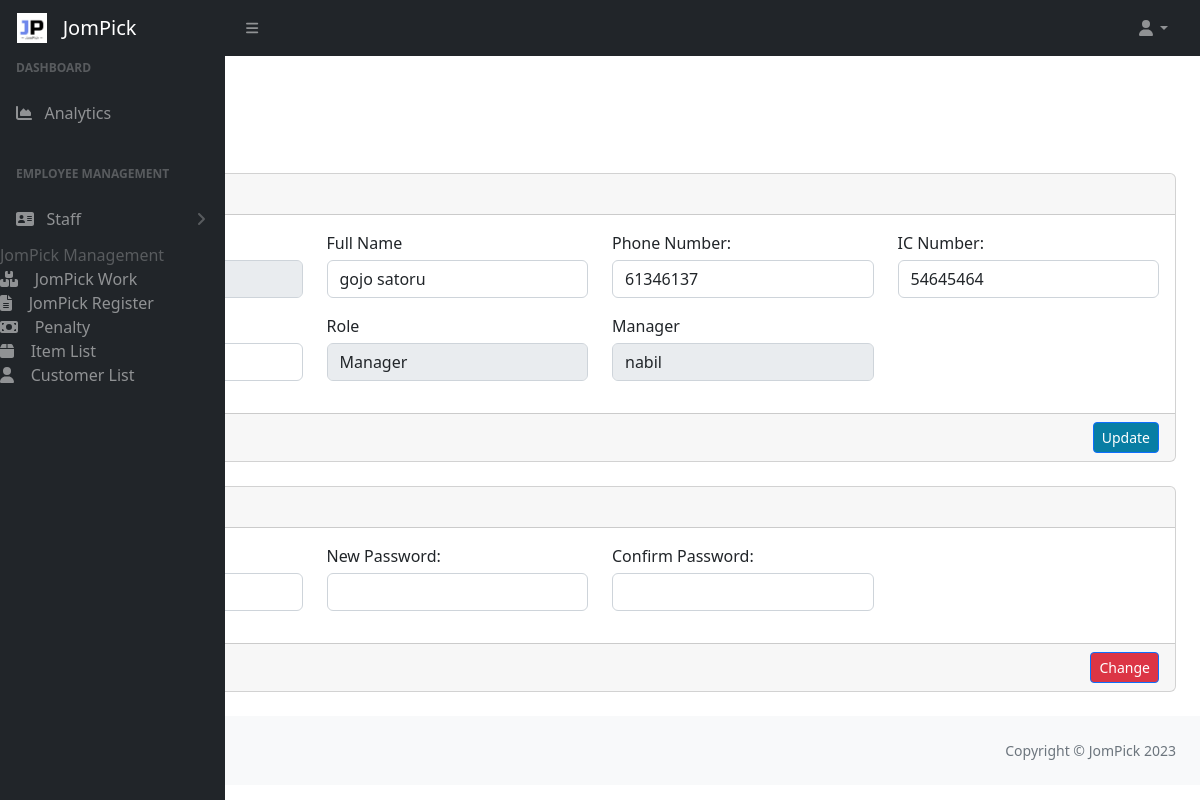
/JomPick/user-profile.php (signed in), run on the app's committed database.
### tables this page shows
CREATE TABLE `user` (
  `user_id` int(11) UNSIGNED NOT NULL,
  `userName` varchar(50) NOT NULL,
  `password` varchar(50) NOT NULL,
  `phoneNumber` int(11) NOT NULL,
  `icNumber` varchar(50) NOT NULL,
  `emailAddress` varchar(255) NOT NULL,
  `fullName` varchar(255) NOT NULL,
  `JomPick_ID` varchar(50) DEFAULT NULL,
  `role_id` int(11) NOT NULL,
  `mgrStaff` int(11) UNSIGNED DEFAULT NULL,
  `jp_location_id` int(11) DEFAULT NULL,
  `securityQuestion1` varchar(255) DEFAULT NULL,
  `securityQuestion2` varchar(255) DEFAULT NULL
);

### JomPick/user-profile.php (the view, shortened to what this page needs)
<?php
include 'api/db_connection.php';
?>
<!DOCTYPE html>
<html>
<head>
    <?php include 'includecode/head.php' ?>
</head>
<body class="sb-nav-fixed">
<?php include 'function/topnav.php' ?>
<div id="layoutSidenav">
    <div id="layoutSidenav_nav">
        <nav class="sb-sidenav accordion sb-sidenav-dark" id="sidenavAccordion" >
            <?php include 'function/sidenav.php' ?>
    </div>
    <div id="layoutSidenav_content">
        <main>
            <div class="container-fluid px-4">
            <h1 class="mt-4">Profile</h1>
                <ol class="breadcrumb mb-4">
                    <li class="breadcrumb-item active">Profile</li>
                </ol>
                <div class="card mb-4">
                    <div class="card-header d-flex align-items-center justify-content-between">
                        <div><i class="fas fa-user me-1"></i>Details</div>
                    </div>
                    <form method="post" action="function/update-profile.php" enctype="multipart/form-data">
                        <div class="card-body">
                             <?php
                                    $sql = "SELECT u.*, r.rolename FROM user u JOIN role r ON u.role_id = r.role_id WHERE user_id = '$user_id'";
                                    $result = mysqli_query($conn, $sql);
                                    $row=mysqli_fetch_array($result,MYSQLI_ASSOC);
                                    $phoneNumber = $row['phoneNumber'];
                                    $icNumber = $row['icNumber'];
                                    $fullName = $row['fullName'];
                                    $role_id = $row['role_id'];
                                    if($role_id == 1){
                                        $role_id = "Admin";
                                    }else if($role_id == 2){
                                        $role_id = "Manager";
                                    }else if($role_id == 3){
                                        $role_id = "Staff";
                                    }
                                    $mgrStaff = $row['mgrStaff'];
                                        if($mgrStaff !== ''){
                                            $sql1 = "SELECT userName FROM user WHERE user_id = '$mgrStaff'";
                                            $result1 = mysqli_query($conn, $sql1);
                                            $row1 = mysqli_fetch_array($result1,MYSQLI_ASSOC);
                                            $mgrStaff = $row1['userName'];
                                        }
                                ?>
                            <div class="row">
                                <div class="col-xl-3 col-md-6">
                                    <div class="form-group">
                                        <label for="username">Username:</label>
                                    </div>
                                </div>
                                <div class="col-xl-3 col-md-6">
                                    <div class="form-group">
                                        <label for="fullname">Full Name</label>
                                        <input type="text" class = "form-control" id="fullname" name="fullname" value="<?php echo $fullName; ?>" required>
                                    </div>
                                </div>
                                <div class="col-xl-3 col-md-6">
                                    <div class="form-group">
                                        <label for="phonenumber">Phone Number:</label>
                                        <input type="text" class="form-control" id="phonenumber" name="phonenumber" value="<?php echo $phoneNumber; ?>" required>
                                    </div>
                                </div>
                                <div class="col-xl-3 col-md-6">
                                    <div class="form-group">
                                        <label for="icnumber">IC Number:</label>
                                        <input type="text" class="form-control" id="icnumber" name="icnumber" value="<?php echo $icNumber; ?>" required>
                                    </div>
                                </div>
                                <div class="col-xl-3 col-md-6">
                                    <div class="form-group">
                                        <label for="email">E-Mail</label>
                                    </div>
                                </div>
                                <div class="col-xl-3 col-md-6">
                                    <div class="form-group">
                                        <label for="role">Role</label>
                                        <input type="text" class = "form-control" id="role" name="role" value="<?php echo $role_id; ?>" required readonly>
                                    </div>
                                </div>
                                <div class="col-xl-3 col-md-6">
                                    <div class="form-group">
                                        <label for="manager">Manager</label>
                                        <input type="text" class = "form-control" id="manager" name="manager" value="<?php echo $mgrStaff; ?>" required readonly>
                                    </div>
                                </div>
                            </div>
                        </div>
                        <div class="card-footer d-flex align-items-center justify-content-between">
                            <button type="submit" class="btn btn-primary btn-sm" style="background-color: #087EA4">Update</button>
                    </form>
                </div>
            </div>
                <div class="card mb-4">
                    <div class="card-header d-flex align-items-center justify-content-between">
                        <div><i class="fas fa-lock me-1"></i> Reset Password</div>
                    </div>
                    <form method="post" action="function/update_password.php" enctype="multipart/form-data">
                        <div class="card-body">
                            <div class="row">
                                <div class="col-xl-3 col-md-6">
                                    <div class="form-group">
                                        <label for="password">Old Password:</label>
                                    </div>
                                </div>
                                <div class="col-xl-3 col-md-6">
                                    <div class="form-group">
                                        <label for="password">New Password:</label>
                                        <input type="password" class="form-control" id="password" name="password" required>
                                    </div>
                                </div>
                                <div class="col-xl-3 col-md-6">
                                    <div class="form-group">
                                        <label for="password">Confirm Password:</label>
                                        <input type="password" class="form-control" id="password" name="password" required>
                                    </div>
                                </div>
                            </div>
                        </div>
                        <div class="card-footer d-flex align-items-center justify-content-between">
                            <button type="submit" class="btn btn-primary btn-sm" style="background-color: #DC3545">Change</button>
                    </form>
                </div>
        </main>
        <footer class="py-4 bg-light mt-auto">
            <div class="container-fluid px-4">
                <div class="d-flex align-items-center justify-content-between small">
                    <div class="text-muted">Copyright &copy; JomPick 2023</div>
                </div>
            </div>
        </footer>
    </div>
</body>
</html>

### JomPick/user-profile.php (style rules this page uses)
label { margin-bottom:5px; }
input { margin-bottom:5px; }

### data on the page
user: fullname "gojo satoru", phonenumber "61346137", icnumber "54645464", role "Manager"
user: manager "nabil"
